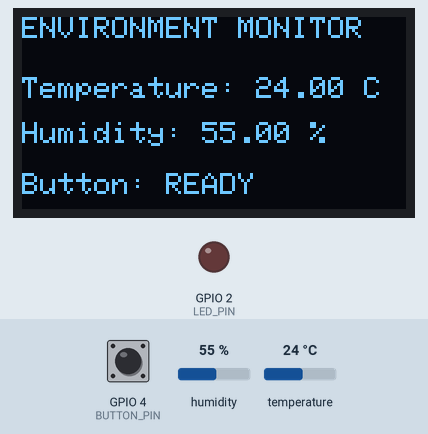
This program was run on a simulated ESP32. Shown: 128×64 one-colour display, output pins drawn as LEDs (lit = HIGH). Inputs (shaded band) come from the test bench; at power-on: GPIO 4 (BUTTON_PIN) HIGH, humidity 55 %, temperature 24 °C. What the program prints to the serial monitor is not drawn.

Above: at 3.2 s.
3.3 s: GPIO 4 (BUTTON_PIN) pulled LOW for 2.35 s
At 5.6 s:
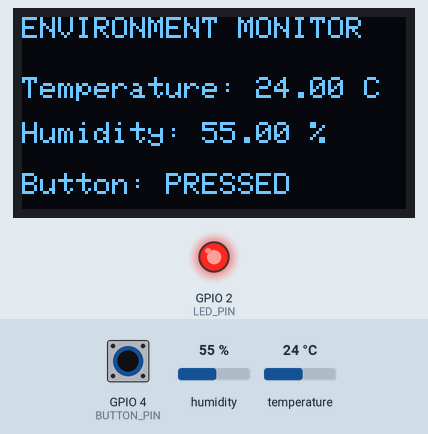
7.6 s: humidity set to 22 %
At 8.5 s:
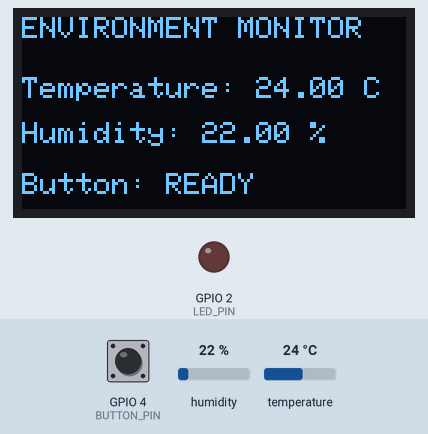
10.3 s: temperature set to 12 °C
At 12.6 s:
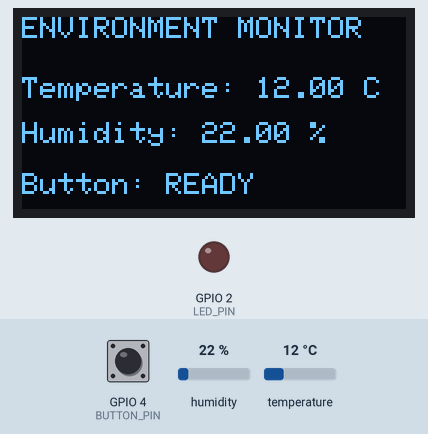
13.7 s: GPIO 4 (BUTTON_PIN) pulled LOW for 2.35 s
At 15.3 s:
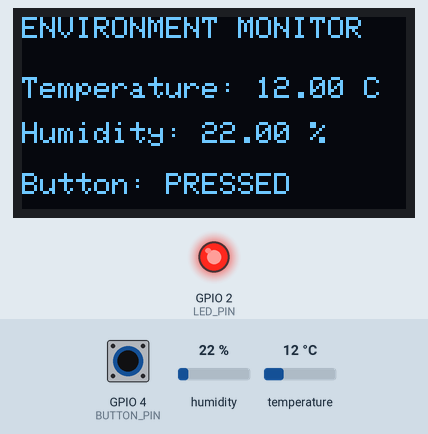
17.8 s: humidity set to 40 %
At 19.4 s:
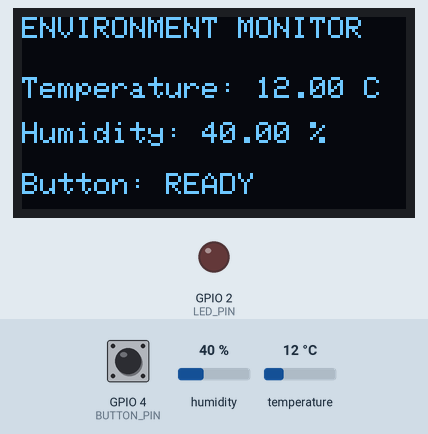
20.5 s: temperature set to 19 °C
Timing chart, 0 to 23.5 s (numbered marks = the images above; inputs shaded):
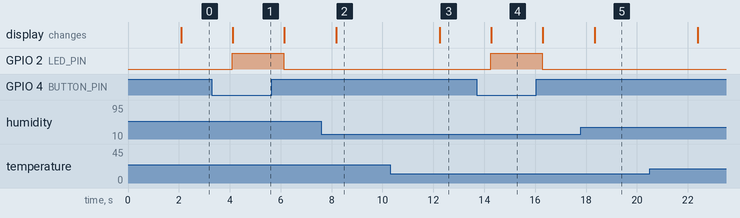

Measured:
- after the input at 3.3 s, GPIO 2 (LED_PIN): LOW → HIGH after 0.79 s, → LOW 2.0 s later; the display: changes after 0.82 s (image 1)
- after the input at 7.6 s, the display: changes after 0.58 s (image 2)
- after the input at 10.3 s, the display: changes after 1.9 s (image 3)
- after the input at 13.7 s, GPIO 2 (LED_PIN): LOW → HIGH after 0.55 s, → LOW 2.0 s later; the display: changes after 0.57 s (image 4)
- after the input at 17.8 s, the display: changes after 0.54 s (image 5)

The program:

main.cpp
```cpp
#include <Arduino.h>
#include <DHT.h>
#include <Wire.h>
#include <Adafruit_GFX.h>
#include <Adafruit_SSD1306.h>

#define LED_PIN 2
#define BUTTON_PIN 4

#define DHT_PIN 15
#define DHT_TYPE DHT22

#define SCREEN_WIDTH 128
#define SCREEN_HEIGHT 64

DHT dht(DHT_PIN, DHT_TYPE);

Adafruit_SSD1306 display(
    SCREEN_WIDTH,
    SCREEN_HEIGHT,
    &Wire,
    -1
);

void setup()
{
    pinMode(LED_PIN, OUTPUT);
    pinMode(BUTTON_PIN, INPUT_PULLUP);

    Serial.begin(115200);

    dht.begin();

    Wire.begin(21, 22);

    if (!display.begin(SSD1306_SWITCHCAPVCC, 0x3C))
    {
        Serial.println("OLED initialization failed!");

        while (true)
        {
            delay(1000);
        }
    }

    display.clearDisplay();

    display.setTextSize(1);
    display.setTextColor(SSD1306_WHITE);

    display.setCursor(0, 0);
    display.println("ENVIRONMENT MONITOR");

    display.setCursor(0, 20);
    display.println("System Starting...");

    display.display();

    delay(2000);
}

void loop()
{
    float temperature = dht.readTemperature();
    float humidity = dht.readHumidity();

    int buttonState = digitalRead(BUTTON_PIN);

    // LED control
    if (buttonState == LOW)
    {
        digitalWrite(LED_PIN, HIGH);
    }
    else
    {
        digitalWrite(LED_PIN, LOW);
    }

    // OLED
    display.clearDisplay();

    display.setTextSize(1);
    display.setTextColor(SSD1306_WHITE);

    display.setCursor(0, 0);
    display.println("ENVIRONMENT MONITOR");

    // Check sensor
    if (isnan(temperature) || isnan(humidity))
    {
        Serial.println("DHT22 reading failed!");

        display.setCursor(0, 22);
        display.println("Sensor Error");

        display.setCursor(0, 38);
        display.println("Check DHT22");

        display.setCursor(0, 52);
        display.println("Retrying...");

        display.display();

        delay(2000);
        return;
    }

    // Serial Monitor
    Serial.print("Temperature: ");
    Serial.print(temperature);
    Serial.println(" C");

    Serial.print("Humidity: ");
    Serial.print(humidity);
    Serial.println(" %");

    // OLED temperature
    display.setCursor(0, 20);
    display.print("Temperature: ");
    display.print(temperature);
    display.println(" C");

    // OLED humidity
    display.setCursor(0, 35);
    display.print("Humidity: ");
    display.print(humidity);
    display.println(" %");

    // OLED button status
    display.setCursor(0, 52);

    if (buttonState == LOW)
    {
        display.println("Button: PRESSED");
    }
    else
    {
        display.println("Button: READY");
    }

    display.display();

    delay(2000);
}
```
